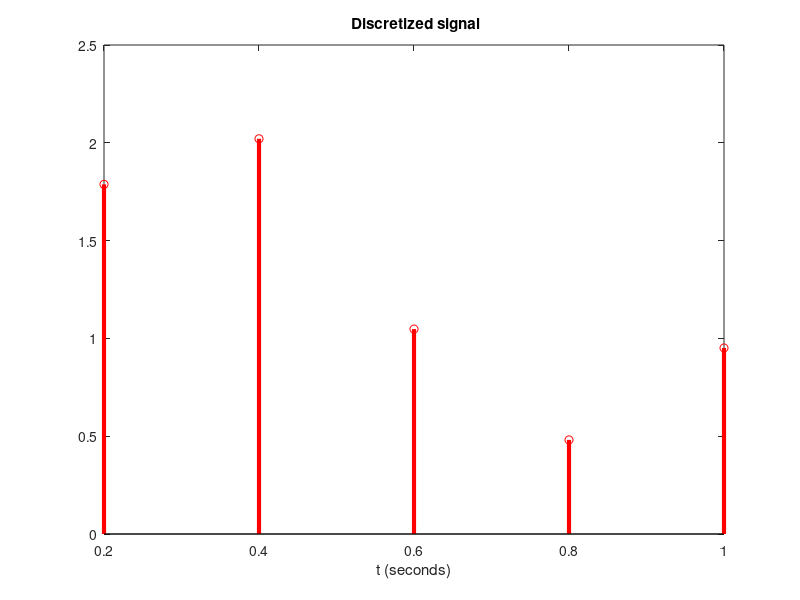

Reproduce this figure in MATLAB. (Note: this script raises an error after producing the figure.)
%% PRACTICE 7.3. Comparison of computational load between direct DFT, custom FFT, and MATLAB FFT

clc , clear all, close all
% Number of samples entered by the user
Factor = input('Enter the number of samples:');
% Signal creation
F1 = 0.2;
F2 = 0.5;
F3 = 1;
Fmax = 1; % Maximum frequency
Fs = Factor*Fmax; % Sampling frequency
Ts = 1/Fs; % Sampling period
duration =1;
t = Ts:Ts:duration;
x = sin(2*pi*F1*t)+sin(2*pi*F2*t)+sin(2*pi*F3*t); % Signal
%plot(t,x) % Time-domain plot
stem(t, x,'r', 'linewidth',3)
title(' Discretized signal')
xlabel('t (seconds)')
 
N = length(x); % Signal length
M = log2(N); % Determines the number of stages
 
% Approximation to the nearest multiple of 2^p if needed
if (rem(M,1) ~= 0)
    re =rem(M,1);
    M=M-re+1;
    Ne = 2^M;
    % Vector of dimension 2^p: original samples plus zero-padding
    x = [x,zeros(1,Ne-N)];
else
    Ne = N;
end

% Bit-reversal reordering
x = bitrevorder(x);
 
%% Our program:
disp('Execution time using OUR fft:')
tic

% Initialization for different stages
stage = zeros(1,Ne); % Stage n
 
for l = 1:M  % Counter from 1 to M
    if l==1 % DFT of two samples of the signal x
        for t=0:2:Ne-1
            % When t = 0, etapa(t+1:t+2) takes the values at positions 1 and 2
            stage(t+1:t+2) = stage (t+1:t+2) + my_fft (x(t+1:t+2),2^l);
        end
        coefficients = stage;
    else
        stage = zeros(1,Ne);
        for k=0:2^(l):Ne-1 % DFT of N samples
            % etapa(k+1:k+N) takes the values from N positions
            stage(k+1:k+(2^(l))) = stage(k+1:k+(2^(l))) + my_fft (coefficients(k+1:k+(2^(l))),2^l);
        end
        coefficients= stage;
    end
end
toc

% Use of dft_vectorial to compare coefficients
disp('Execution time using  dft_vectorial:')

tic
x_dft = dft_vectorial(x);
toc
 
disp('Execution time using MATLAB fft')
tic
x_fft = fft(x, Ne);
toc

Comprobation = x_dft';
Test = coefficients';
% Results
Results= [Comprobation Test];
